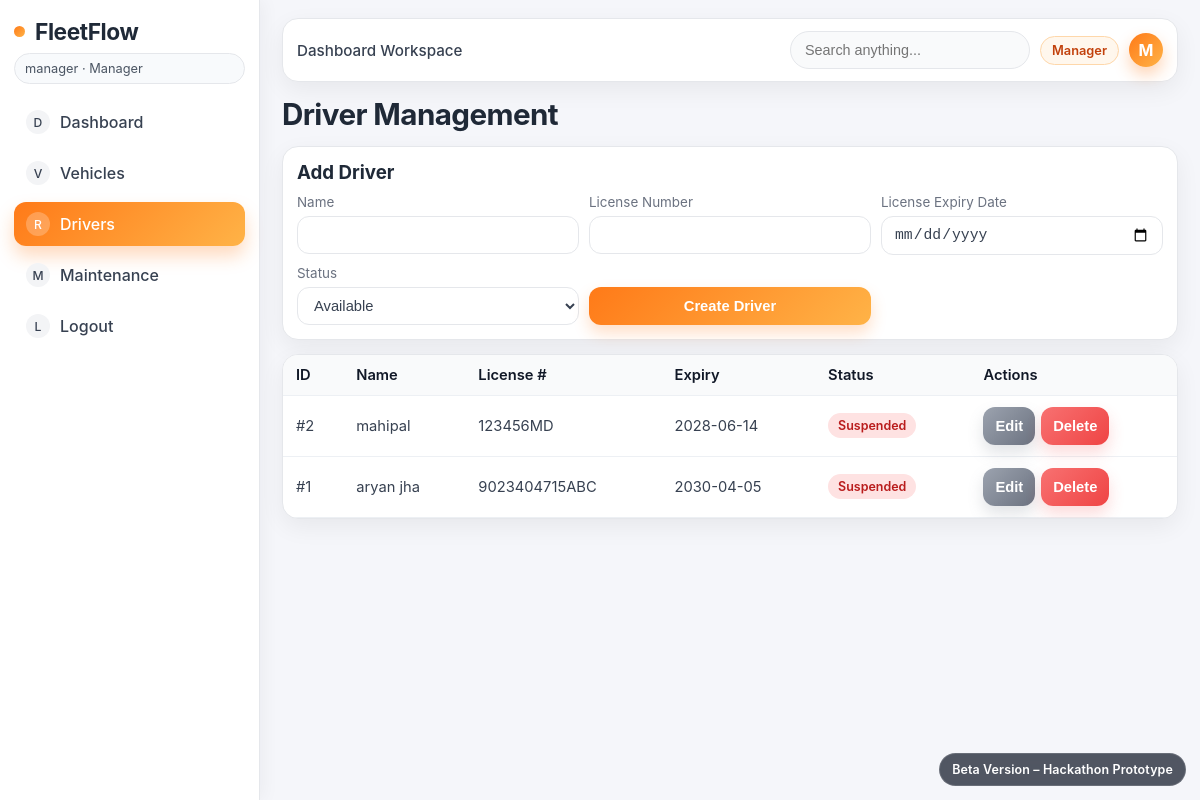
Page /drivers (signed in) on the committed database.
### tables this page shows
CREATE TABLE drivers (
    id INTEGER PRIMARY KEY AUTOINCREMENT,
    name TEXT NOT NULL,
    license_number TEXT NOT NULL UNIQUE,
    license_expiry_date TEXT NOT NULL,
    status TEXT NOT NULL CHECK (status IN ('Available', 'On Trip', 'Suspended')),
    safety_score INTEGER NOT NULL DEFAULT 75 CHECK (safety_score >= 0 AND safety_score <= 100)
);

### app.py (the view, shortened to what this page needs)
@app.route("/drivers", methods=["GET", "POST"])
@roles_required("Manager", "Dispatcher", "Safety Officer", "Financial Analyst")
def drivers():
    with get_db_connection() as conn:
        if session.get("role") == "Dispatcher":
            rows = conn.execute(
                """
                SELECT *
                FROM drivers
                WHERE status = 'Available' AND date(license_expiry_date) >= date('now')
                ORDER BY id DESC
                """
            ).fetchall()
        else:
            rows = conn.execute("SELECT * FROM drivers ORDER BY id DESC").fetchall()
    return render_template("drivers.html", drivers=rows)

### app.py (called while the page is built)
def get_db_connection():
    conn = sqlite3.connect(DATABASE)
    conn.row_factory = sqlite3.Row
    conn.execute("PRAGMA foreign_keys = ON")
    return conn

def roles_required(*allowed_roles):
    def decorator(view_func):
        @wraps(view_func)
        def wrapped(*args, **kwargs):
            if "user_id" not in session:
                return redirect(url_for("login"))
            if session.get("role") not in allowed_roles:
                flash("You do not have permission to access this action.", "error")
                return redirect(url_for(get_role_home_endpoint(session.get("role"))))
            return view_func(*args, **kwargs)
        return wrapped
    return decorator

@app.before_request
def load_current_user():
    g.user = None
    user_id = session.get("user_id")
    if not user_id:
        return
    with get_db_connection() as conn:
        g.user = conn.execute("SELECT * FROM users WHERE id = ?", (user_id,)).fetchone()

### templates/drivers.html (shortened to what this page needs)
{% extends "base.html" %}
{% block content %}
<div class="topbar">
    <h1>Driver Management</h1>
</div>
{% if session.get('role') == 'Manager' %}
<div class="form-card">
    <h3>Add Driver</h3>
    <form method="post" class="form-grid mt-10">
        <div class="input-group">
            <label>Name</label>
            <input type="text" name="name" required>
        </div>
        <div class="input-group">
            <label>License Number</label>
            <input type="text" name="license_number" required>
        </div>
        <div class="input-group">
            <label>License Expiry Date</label>
            <input type="date" name="license_expiry_date" required>
        </div>
        <div class="input-group">
            <label>Status</label>
            <select name="status" required>
                <option>Available</option>
            </select>
        </div>
        <div class="input-group justify-end">
            <label>&nbsp;</label>
            <button type="submit">Create Driver</button>
        </div>
    </form>
</div>
{% endif %}
<div class="table-wrap">
    <table>
        <thead>
        <tr>
            <th>ID</th>
            <th>Name</th>
            <th>License #</th>
            <th>Expiry</th>
            <th>Status</th>
            {% if session.get('role') == 'Manager' %}<th>Actions</th>{% endif %}
        </tr>
        </thead>
        <tbody>
        {% for driver in drivers %}
            <tr>
                <td>#{{ driver.id }}</td>
                <td>{{ driver.name }}</td>
                <td>{{ driver.license_number }}</td>
                <td>{{ driver.license_expiry_date }}</td>
                <td><span class="badge status-{{ driver.status|lower|replace(' ', '-') }}">{{ driver.status }}</span></td>
                {% if session.get('role') == 'Manager' %}
                <td>
                    <div class="inline-actions">
                        <a href="{{ url_for('edit_driver', driver_id=driver.id) }}"><button type="button" class="secondary">Edit</button></a>
                        <form method="post" action="{{ url_for('delete_driver', driver_id=driver.id) }}" class="confirm-delete">
                            <button class="danger" type="submit">Delete</button>
                        </form>
                    </div>
                </td>
                {% endif %}
            </tr>
        {% else %}
            <tr><td colspan="6">No drivers found.</td></tr>
        {% endfor %}
        </tbody>
    </table>
</div>
{% endblock %}

### static/css/style.css (style rules this page uses)
:root { --bg: #f5f6fa; --card-bg: #ffffff; --text: #1f2937; --muted: #6b7280; --accent: #ff7a18; --accent-soft: #ffedd5; --accent-gradient: linear-gradient(135deg, #ff7a18, #ffb347); --soft-border: 1px solid #e5e7eb; --shadow: 0 8px 24px rgba(0, 0, 0, 0.06); --radius: 16px; --sidebar-width: 260px; }
* { box-sizing: border-box; }
body { margin: 0; font-family: "Inter", "Poppins", system-ui, sans-serif; background: var(--bg); color: var(--text); animation: fadeIn 0.35s ease; }
.topbar { display: flex; justify-content: space-between; align-items: center; margin-bottom: 14px; }
h1, h3 { margin: 0; }
h1 { font-size: 1.85rem; letter-spacing: -0.02em; }
.card, .form-card, .table-wrap { background: var(--card-bg); border: var(--soft-border); border-radius: var(--radius); box-shadow: var(--shadow); }
.table-wrap { overflow: auto; }
table { width: 100%; border-collapse: collapse; }
th, td { padding: 11px 13px; text-align: left; border-bottom: 1px solid #edf0f4; color: #374151; font-size: 0.92rem; }
th { background: #f9fafb; color: #111827; font-weight: 600; }
.form-card { padding: 14px; margin-bottom: 14px; }
.form-grid { display: grid; grid-template-columns: repeat(3, minmax(130px, 1fr)); gap: 10px; }
.input-group { display: flex; flex-direction: column; gap: 6px; }
label { color: var(--muted); font-size: 0.84rem; }
input, select, textarea, button { min-height: 38px; border-radius: 12px; border: var(--soft-border); padding: 9px 12px; font-size: 0.92rem; }
input, select, textarea { background: #ffffff; color: #374151; }
button { border: none; cursor: pointer; font-weight: 600; background: var(--accent-gradient); color: #ffffff; transition: transform 0.16s ease, box-shadow 0.16s ease; box-shadow: 0 8px 16px rgba(255, 122, 24, 0.24); }
button.secondary { background: linear-gradient(135deg, #9ca3af, #6b7280); box-shadow: 0 8px 16px rgba(107, 114, 128, 0.2); }
button.danger { background: linear-gradient(135deg, #f87171, #ef4444); box-shadow: 0 8px 16px rgba(239, 68, 68, 0.2); }
.badge { display: inline-block; padding: 5px 10px; border-radius: 999px; font-size: 0.78rem; font-weight: 600; }
.status-suspended, .status-cancelled, .status-low-safety-score, .status-expired { background: #fee2e2; color: #b91c1c; }
.inline-actions { display: flex; flex-wrap: wrap; align-items: center; gap: 6px; }
.inline-actions form { display: flex; align-items: center; gap: 6px; }
.mt-10 { margin-top: 10px; }
.justify-end { justify-content: flex-end; }

### rows in the picture
drivers: id "2", name "mahipal", license_number "123456MD", license_expiry_date "2028-06-14", status "Suspended"
drivers: id "1", name "aryan jha", license_number "9023404715ABC", license_expiry_date "2030-04-05", status "Suspended"

### other values in the picture
{{ session.get('username') }} "manager"
{{ session.get('role') }} "Manager"
{{ uname[0]|upper }} "M"
